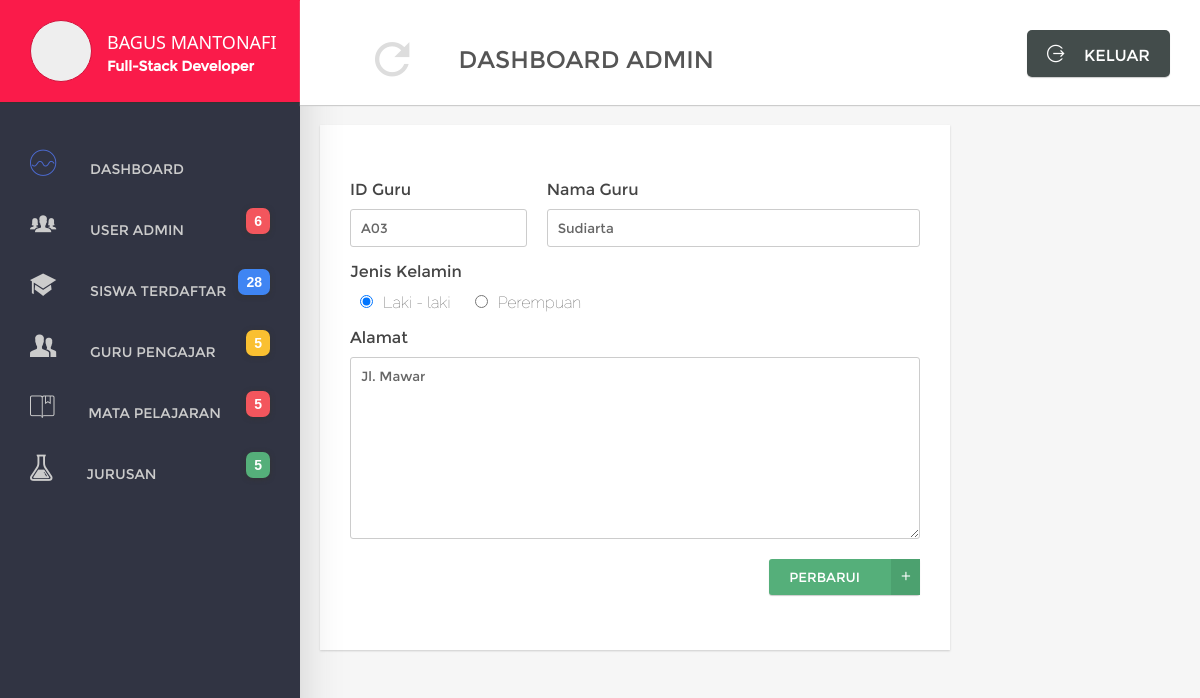
Page /pages/form/update/UpdateGuru.php?id=A03 (signed in) on the committed database.
### tables this page shows
CREATE TABLE IF NOT EXISTS `guru` (
  `id_guru` varchar(3) NOT NULL,
  `nama_guru` varchar(50) NOT NULL,
  `jk` varchar(1) NOT NULL,
  `alamat` varchar(50) NOT NULL
);

### pages/form/update/UpdateGuru.php (the view, shortened to what this page needs)
<?php
include "../../../partials/functions.php";
$id = $_GET['id'];
$query = mysql_query("SELECT * FROM guru WHERE id_guru='$id'");
$data = mysql_fetch_array($query);
?>
<!DOCTYPE html>
<html lang="en">
<head>
    <link rel="stylesheet" href="<?php echo siteUrl('css/ionicons.min.css'); ?>">
    <link rel="stylesheet" href="<?php echo siteUrl('css/style.css'); ?>">
</head>
<body>
<nav>
    <?php include("../../../partials/nav/menu.php"); ?>
</nav>
<section id="main">
    <?php include "../../../partials/header.php"; ?>
    <div id="content">
        <form action="ProsesUpdateGuru.php?id=<?php echo $data['id_guru']; ?>" method="post">
            <div id="form-tambah">
                <div class="row">
                    <div class="col-33">
                        <label>ID Guru</label>
                        <input type="text" name="id_guru" value="<?php echo $data['id_guru']; ?>" placeholder="ID Guru" required>
                    </div>
                    <div class="col-66">
                        <label>Nama Guru</label>
                        <input type="text" name="nama_guru" value="<?php echo $data['nama_guru']; ?>" placeholder="Please Enter Fullname" required>
                    </div>
                </div>
                <div class="row">
                    <div class="col-100">
                        <label>Jenis Kelamin</label>
                        <label class="radio">
                            <input type="radio" name="jk" value="L" <?php if($data['jk'] == 'L'){echo "checked";} ?> required>Laki - laki
                        </label>
                        <label class="radio">
                            <input type="radio" name="jk" value="P" <?php if($data['jk'] == 'P'){echo "checked";} ?> required>Perempuan
                        </label>
                    </div>
                </div>
                <div class="row">
                    <div class="col-100">
                        <label>Alamat</label>
                        <textarea name="alamat" cols="88" rows="10" required><?php echo $data['alamat']; ?></textarea>
                    </div>
                </div>
                <div class="row">
                    <div class="col-100" align="right">
                        <button class="btn-tambah" type="submit">PERBARUI <span><i class="icon ion-android-add"></i></span></button>
                    </div>
                </div>
            </div>
        </form>
    </div>
</section>
</body>
</html>

### css/style.css (style rules this page uses)
* { padding: 0; margin: 0; font-family: 'segoe ui', sans-serif; }
body { font-family: 'raleway', 'segoe ui',sans-serif; background: #F6F6F6; }
div, nav, header, footer, input, section, table, textarea { box-sizing: border-box; }
nav { float: left; width: 25%; height: 100vh; box-shadow: 0 20px 40px 0 #ccc; background: #313443; position: fixed; }
section#main { margin-left: 25%; width: 75%; height: 100vh; float: left; }
section#main:after { display: block; content: ""; clear: both; }
section#main div#content { width: 100%; }
section#main div#content:after { clear: both; display: block; content: ""; }
div#form-tambah { width: 70%; background: #fff; padding: 40px 20px; box-shadow: 0 1px 2px 0 #ccc; margin: 20px 20px; }
div#form-tambah label { font-family: 'montserrat', 'segoe ui', sans-serif; margin-bottom: 10px; display: block; color: #444; }
div#form-tambah label.radio { padding-left: 10px; padding-right: 10px; margin-bottom: 0; display: inline-block; font-weight: 300; font-family: 'raleway', 'segoe ui',sans-serif; }
div#form-tambah label.radio input { margin-right: 10px; }
div#form-tambah div.row { margin: 15px 0; }
div#form-tambah div.row::after { content: ""; display: block; clear: both; }
div#form-tambah div.row button.btn-tambah { background: #55AF7A; color: #fff; padding: 10px 20px; font-family: 'montserrat', 'segoe ui', sans-serif; border: none; box-shadow: 0 1px 1px 0 #ccc; border-radius: 3px; position: relative; padding-right: 60px; }
div#form-tambah div.row button.btn-tambah span { position: absolute; top: 0; bottom: 0; right: 0; padding: 10px; background: #4CA16F; }
div#form-tambah div.row button.btn-tambah span i { font-size: 15px; }
div#form-tambah div.row input[type="text"], div#form-tambah div.row input[type="number"], div#form-tambah div.row input[type="password"], div#form-tambah div.row input[type="email"], div#form-tambah div.row textarea { padding: 10px; border: 1px solid #ccc; color: #666; font-weight: 400; border-radius: 3px; width: 100%; font-family: 'montserrat', 'segoe ui', sans-serif; }
div#form-tambah div.row div.col-100 { width: 100%; padding: 0 10px; }
div#form-tambah div.row div.col-66 { width: 66.666666%; padding: 0 10px; float: left; }
div#form-tambah div.row div.col-33 { float: left; padding: 0 10px; width: 33.33333333%; }
.btn-tambah { background: #55AF7A; color: #fff; padding: 10px 20px; font-family: 'montserrat', 'segoe ui', sans-serif; border: none; box-shadow: 0 1px 1px 0 #ccc; border-radius: 3px; position: relative; padding-right: 60px; text-decoration: none; }
.btn-tambah:after { content: "\f2c7"; font-family: 'ionicons'; position: absolute; top: 0; bottom: 0; right: 0; padding: 10px; background: #4CA16F; }
.btn-tambah span { position: absolute; top: 0; bottom: 0; right: 0; padding: 10px; background: #4CA16F; }
.btn-tambah span i { font-size: 15px; }

### rows in the picture
guru: id_guru "A03", nama_guru "Sudiarta", jk "☑ Laki - laki", jk "☐ Perempuan", alamat "Jl. Mawar"

### other values in the picture
$_SESSION["nama"] "BAGUS MANTONAFI"
$_SESSION["bio"] "Full-Stack Developer"
mysql_num_rows($sql) "6 28 5 5 5"
